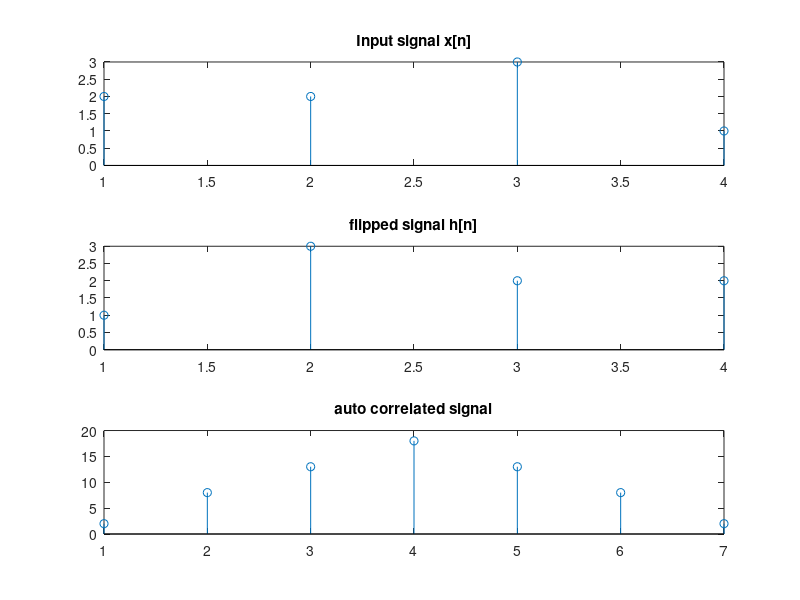

Reproduce this figure in MATLAB.
 clc                                                                                       
clear all
x=[2 2 3 1];
h=fliplr(x);
z=zeros(1,length(x)+length(h)-1);
for n=1:length(z);
    for k=1:length(h);
        if n-k+1>0 && n-k+1<=length(x);
            z(n)=z(n)+h(k).*x(n-k+1);
        end
    end
end
subplot(3,1,1);
stem(x);
title('Input signal x[n]');
 
subplot(3,1,2);
stem(h);
title('flipped signal h[n]');
 
subplot(3,1,3);
stem(z);
title('auto correlated signal');
